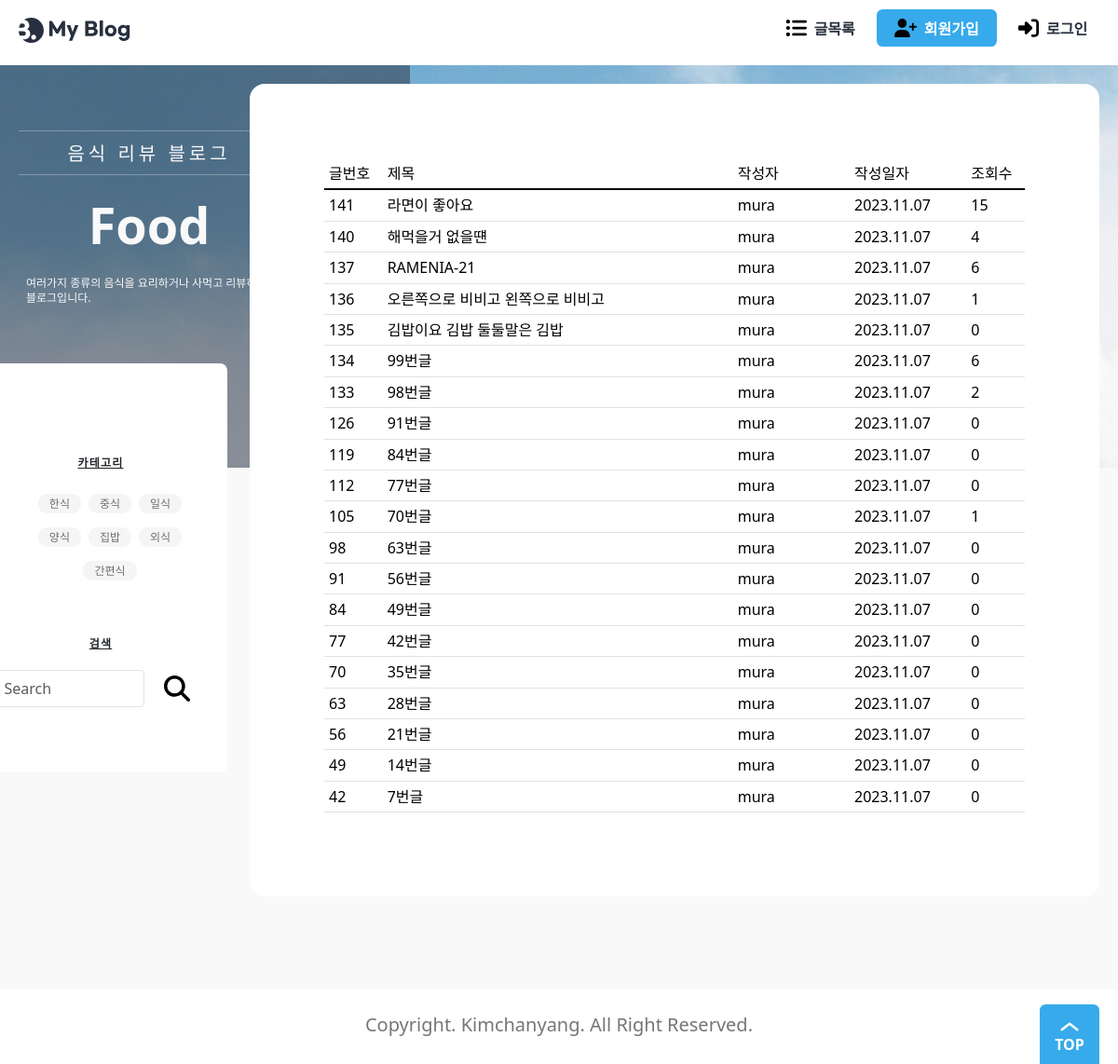
The page /blog/search/한식/ on the database its author committed.
### blog/models.py (models this page shows, shortened)
class Post(models.Model):
    title = models.CharField(_("제목"), max_length=50)
    content = models.TextField(_("내용"))
    head_image = models.ImageField(
        _("메인 이미지"), upload_to="blog/images/%Y/%m/%d/", blank=True
    )
    file_upload = models.FileField(
        _("파일"), upload_to="blog/files/%Y/%m/%d/", blank=True
    )
    created_at = models.DateTimeField(_("작성일자"), auto_now_add=True)
    updated_at = models.DateTimeField(_("수정일자"), auto_now=True)
    author = models.ForeignKey(User, on_delete=models.CASCADE, verbose_name="작성자")
    tags = models.ManyToManyField("Tag", blank=True, verbose_name="태그")
    view_count = models.PositiveIntegerField(verbose_name="조회수", default=0)
    likes_count = models.PositiveIntegerField(verbose_name="좋아요", default=0)
    class Meta:
        ordering = ["-created_at"]

class Tag(models.Model):
    name = models.CharField(max_length=50, unique=True, verbose_name="태그 이름")
    def __str__(self):
        return self.name

### accounts/models.py (models this page shows)
class User(AbstractUser):
    nickname = models.CharField(_("닉네임"), max_length=50)
    profile_img = models.ImageField(
        _("프로필 사진"), upload_to=user_directory_path, blank=True
    )
    class Meta:
        db_table = "User"

### blog/views.py (the view)
# urls.py: path("<str:tag>/", views.PostSearchTag.as_view(), name="tag"),
class PostSearchTag(ListView):
    model = Post
    ordering = "-pk"
    context_object_name = "posts"
    paginate_by = pageslice
    def get_queryset(self):
        queryset = super().get_queryset()
        tag = self.kwargs["tag"]
        queryset = queryset.filter(tags__name=tag)
        return queryset
    def get_context_data(self, **kwargs):
        context = super().get_context_data(**kwargs)
        context["tags"] = Tag.objects.all()
        return context

### templates/blog/post_list.html (shortened to what this page needs)
{% extends "base.html" %}
{% block main %}
{% load static %}
<div class="banner">
    <div class="max-width">
        <div class="banner-contents">
            <p class="sub-text">음식 리뷰 블로그</p>
            <p class="main-text">Food</p>
            <p class="description">
                여러가지 종류의 음식을 요리하거나 사먹고 리뷰하는 블로그입니다.
            </p>
        </div>
    </div>
</div>
<main>
    <div class="max-width">
        <div class="view">
            <section class="wrap-box">
                <div class="inner">
                    <table class="table">
                        <thead style="border-bottom: 2px solid black;">
                            <tr>
                                <th class='col-md-1'>글번호</th>
                                <th class='col-md-6'>제목</th>
                                <th class='col-md-2'>작성자</th>
                                <th class='col-md-2'>작성일자</th>
                                <th class='col-md-1'>조회수</th>
                            </tr>
                        </thead>
                        <tbody>
                            {% for post in posts %}
                            <tr>
                                <td>{{ post.id }}</td>
                                <td><a href="{% url 'post:detail' post.id %}">{{ post.title }}</a></td>
                                <td>{% if post.nickname %}{{ post.nickname }}{% else %}{{ post.author }}{% endif %}</td>
                                <td>{{ post.created_at|date:'Y.m.d' }}</td>
                                <td>{{ post.view_count }}</td>
                            </tr>
                            {% endfor %}
                        </tbody>
                    </table>
                </div>
            </section>
        </div>
        <aside class="about">
            <h3>카테고리</h3>
            <ul class="categories">
                {% for tag in tags %}
                <li><a href="{% url 'search:tag' tag %}">{{ tag }}</a></li>
                {% endfor %}
            </ul>
            <h3>검색</h3>
            <form class="d-flex" action="{% url 'search:search' %}" method="get">
                <input class="form-control me-2" type="text" placeholder="Search" name="search">
                <button type="submit" class="button white"><img src="{% static './assets/icon-search.svg' %}" alt="My Blog"></button>
            </form>
        </aside>
    </div>
</main>
{% endblock main %}

### static/css/global.css (style rules this page uses)
:root { --main-color: rgb(55, 170, 236); --main-rgb: 55, 171, 236; --outline-border: rgb(55, 160, 236); --red-color: rgb(243, 124, 75); --red-rgb: 243, 124, 75; --black-color: #28303f; --white-color: #fff; --gray-color: #767676; --border-color: #ddd; --gray-background-light: #f9f9f9; --gray-background: #f5f5f5; --gray-text: #6f6f6f; --border-radius: 0.4em; }
h1, a, div, p, section, article, input, textarea { box-sizing: border-box; }
a { text-decoration: none; color: inherit; }
html { font-size: 10px; }
body { font-size: 1.6rem; line-height: 1.4; }
input, button { font-size: inherit; font-family: inherit; }
button { cursor: pointer; }
a { border-radius: 0.8rem; overflow: hidden; }
img { vertical-align: bottom; }
body { background: var(--gray-background-light); }
.max-width { width: 1224px; max-width: calc(100% - 4rem); margin: 0 auto; }

### static/css/about.css (style rules this page uses)
.about { flex-basis: calc((100% - 2.4rem * 3) / 4); flex-shrink: 0; align-self: flex-start; padding: 4rem 2.4rem 7rem; box-sizing: border-box; border-radius: var(--border-radius); background: var(--white-color); text-align: center; font-size: 2rem; }
.about h2, .about h3 { margin-bottom: 2rem; font-size: 1.2rem; font-weight: bold; text-transform: uppercase; text-decoration: underline; letter-spacing: 0.1em; }
.about h3 { margin-top: 6rem; }
.categories { display: flex; flex-wrap: wrap; align-items: center; justify-content: center; gap: 0.8rem; }
.categories li a { background: var(--gray-background); color: var(--gray-text); font-size: 1.2rem; border-radius: calc(var(--border-radius) * 2); padding: 0.2rem 1.2rem; }

### static/css/button.css (style rules this page uses)
.button { display: inline-flex; align-items: center; justify-content: center; gap: 0.8rem; height: 4rem; padding: 0.2rem 1.2em 0; border: 0; border-radius: var(--border-radius); background: var(--main-color); color: var(--white-color); text-transform: uppercase; font-weight: bold; line-height: 1; }
.button img { height: 1.2em; margin-top: -0.2rem; vertical-align: middle; }
.button.white { padding: 0.2rem 0.8em 0; background: var(--white-color); color: var(--black-color); }
.button.white img { height: 1.4em; }

### static/css/banner.css (style rules this page uses)
.banner { position: relative; background: url(../assets/background.jpg) no-repeat 50% 50% / cover; height: 27em; margin-bottom: -7em; }
.banner-contents { width: 28rem; padding: 7rem 0 14.5rem; text-align: center; color: var(--gray-background-light); }
.banner-contents::before { content: ""; display: block; position: absolute; top: 0; left: 0; width: calc((100% - 1224px) / 2 + 44rem); height: 100%; background: rgba(40, 48, 63, 0.5); }
.banner-contents > * { position: relative; }
.banner-contents .sub-text { border: 1px solid rgba(249, 249, 249, 0.3); border-width: 1px 0; padding: 1rem 0 0.8rem; font-size: 2rem; letter-spacing: 0.2em; }
.banner .main-text { font-weight: bold; font-size: 5.4rem; margin: 1.6rem 0; }
.description { font-size: 1.2rem; text-align: left; word-break: break-all; padding: 0 0.8rem; }
@media (max-width: 1280px) { .banner-contents::before { width: 44rem; } }

### static/css/main.css (style rules this page uses)
main > .max-width { display: flex; flex-direction: row-reverse; gap: 2.4rem; position: relative; }

### static/css/wrapbox.css (style rules this page uses)
.wrap-box { position: relative; width: 60rem; max-width: calc(100% - 4rem); margin: -22rem auto 0; padding: 8rem 0; border-radius: var(--border-radius); background: var(--white-color); font-size: 4rem; transition: all 0.3s; }
.wrap-box .inner { width: 39.2rem; max-width: calc(100% - 8rem); margin: 0 auto; font-size: 1.6rem; }
.mypage .wrap-box, .view .wrap-box, .write .wrap-box { width: 91.2rem; max-width: 100%; margin: -30rem 0 auto auto; padding: 8rem; }
.view .wrap-box .inner, .write .wrap-box .inner { width: 100%; max-width: 100%; }

### rows shown on the page
Post: id "141", title "라면이 좋아요", author "mura", created_at "2023.11.07", view_count "15"
Post: id "140", title "해먹을거 없을떈", author "mura", created_at "2023.11.07", view_count "4"
Post: id "137", title "RAMENIA-21", author "mura", created_at "2023.11.07", view_count "6"
Post: id "136", title "오른쪽으로 비비고 왼쪽으로 비비고", author "mura", created_at "2023.11.07", view_count "1"
Post: id "135", title "김밥이요 김밥 둘둘말은 김밥", author "mura", created_at "2023.11.07", view_count "0"
Post: id "134", title "99번글", author "mura", created_at "2023.11.07", view_count "6"
Post: id "133", title "98번글", author "mura", created_at "2023.11.07", view_count "2"
Post: id "126", title "91번글", author "mura", created_at "2023.11.07", view_count "0"
Post: id "119", title "84번글", author "mura", created_at "2023.11.07", view_count "0"
Post: id "112", title "77번글", author "mura", created_at "2023.11.07", view_count "0"
Post: id "105", title "70번글", author "mura", created_at "2023.11.07", view_count "1"
Post: id "98", title "63번글", author "mura", created_at "2023.11.07", view_count "0"
Post: id "91", title "56번글", author "mura", created_at "2023.11.07", view_count "0"
Post: id "84", title "49번글", author "mura", created_at "2023.11.07", view_count "0"
Post: id "77", title "42번글", author "mura", created_at "2023.11.07", view_count "0"
Post: id "70", title "35번글", author "mura", created_at "2023.11.07", view_count "0"
Post: id "63", title "28번글", author "mura", created_at "2023.11.07", view_count "0"
Post: id "56", title "21번글", author "mura", created_at "2023.11.07", view_count "0"
Post: id "49", title "14번글", author "mura", created_at "2023.11.07", view_count "0"
Post: id "42", title "7번글", author "mura", created_at "2023.11.07", view_count "0"
Tag: name "한식"
Tag: name "중식"
Tag: name "일식"
Tag: name "양식"
Tag: name "집밥"
Tag: name "외식"
Tag: name "간편식"
